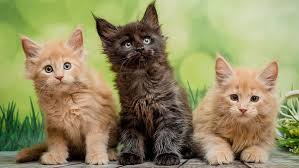
#> input picture OpenCV Notes/Photos/cats_1.jpeg, 299 x 168 px, found by its file name
$ python masking.py
#> lines starting #> are read from the running program, lines starting #| are printed output that depends on the picture; after the words box and inside, x2 and y2 are one past the last pixel; in counts of white or black regions, pixels touching at a corner belong together
import cv2 as cv
import numpy as np


img = cv.imread(r'Photos\cats_1.jpeg')
#> img is the input picture: shape (168, 299, 3); mean B, G, R 99, 140.8, 146.7
cv.imshow('Cat', img)

blank = np.zeros(img.shape[:2], dtype='uint8')

mask = cv.circle(blank, (img.shape[1]//2, img.shape[0]//2), 50, 255, -1)
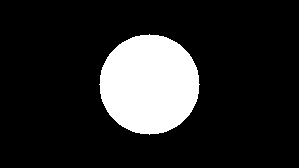
#> blank: shape (168, 299); 15.6% white; 1 white region, box (x1, y1, x2, y2) and area: (99, 34, 200, 135) 7845
cv.imshow('Mask', mask)

masked = cv.bitwise_and(img, img, mask=mask)
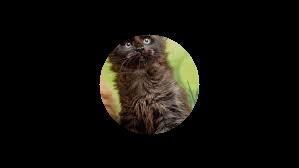
#> masked: shape (168, 299, 3); mean B, G, R 9.6, 14, 15.8
cv.imshow('Masked', masked)


cv.waitKey(0)

$ run again, with OpenCV Notes/Photos/cats_2.jpeg copied over OpenCV Notes/Photos/cats_1.jpeg
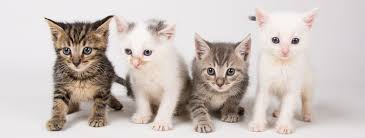
#> input picture OpenCV Notes/Photos/cats_2.jpeg, 365 x 138 px, found by its file name
#> img is the input picture: shape (138, 365, 3); mean B, G, R 188.6, 193.2, 203.2
#> `mask = cv.circle(blank, (img.shape[1]//2, img.shape[0]//2), 50, 255, -1)`:
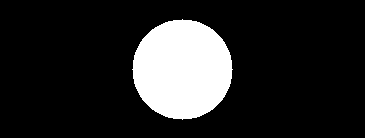
#> blank: shape (138, 365); 15.6% white; 1 white region, box (x1, y1, x2, y2) and area: (132, 19, 233, 120) 7845
#> `masked = cv.bitwise_and(img, img, mask=mask)`:
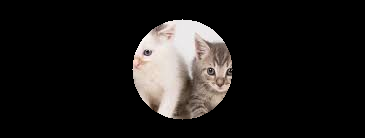
#> masked: shape (138, 365, 3); mean B, G, R 25.7, 27, 29.3

$ run again, with OpenCV Notes/Photos/boston.jpeg copied over OpenCV Notes/Photos/cats_1.jpeg
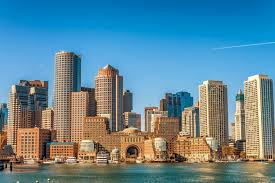
#> input picture OpenCV Notes/Photos/boston.jpeg, 275 x 183 px, found by its file name
#> img is the input picture: shape (183, 275, 3); mean B, G, R 150.2, 134.7, 95.9
#> `mask = cv.circle(blank, (img.shape[1]//2, img.shape[0]//2), 50, 255, -1)`:
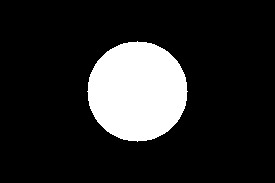
#> blank: shape (183, 275); 15.6% white; 1 white region, box (x1, y1, x2, y2) and area: (87, 41, 188, 142) 7845
#> `masked = cv.bitwise_and(img, img, mask=mask)`:
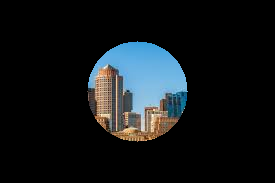
#> masked: shape (183, 275, 3); mean B, G, R 24.6, 22.3, 18.1
